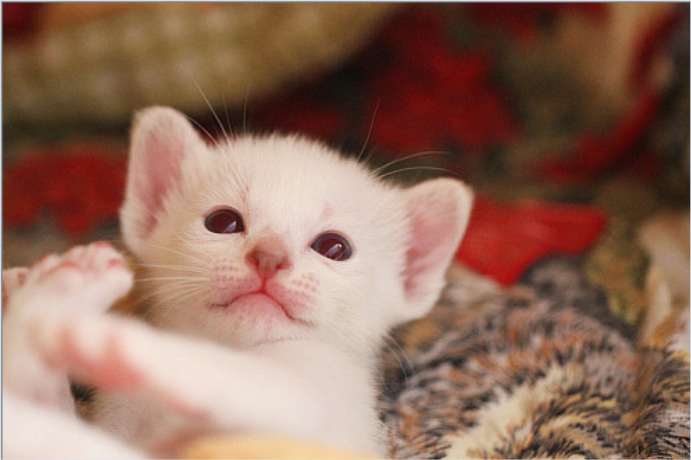
#> input picture func_tools/imges/cat.png, 691 x 460 px
$ python 'SIFT函数.py'
#> lines starting #> are read from the running program, lines starting #| are printed output that depends on the picture
### func_tools/utils.py
import cv2


# 图像展示
def cv_show(img, title):
    cv2.imshow(title, img)
    cv2.waitKey(0)
    cv2.destroyAllWindows()

### func_tools/SIFT函数.py
# SIFT函数
import cv2

from utils import cv_show

img = cv2.imread('./imges/cat.png')
#> img is the input picture: shape (460, 691, 3); mean B, G, R 92, 108.7, 144.9
gray = cv2.cvtColor(img, cv2.COLOR_BGR2GRAY)
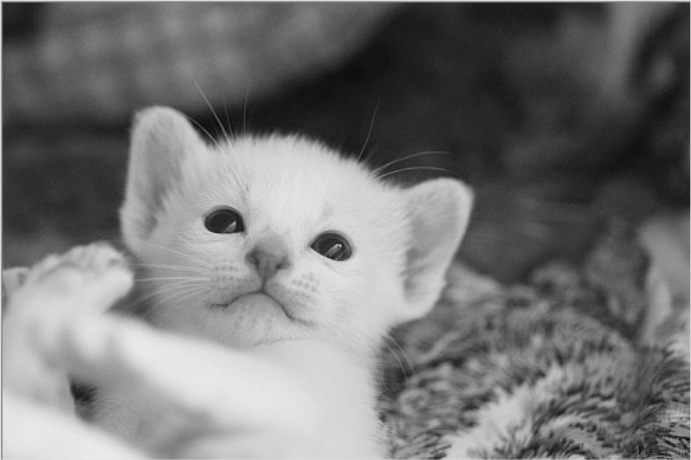
#> gray: shape (460, 691); min 9, max 236, mean 117.6
sift = cv2.SIFT.create()
kp = sift.detect(gray, None)
#> kp = 533 keypoints; strongest (x, y, size): (331, 245, 22.1), (224, 220, 20.9), (295, 182, 63.8), (340, 245, 1.8)
img = cv2.drawKeypoints(gray, kp, img)
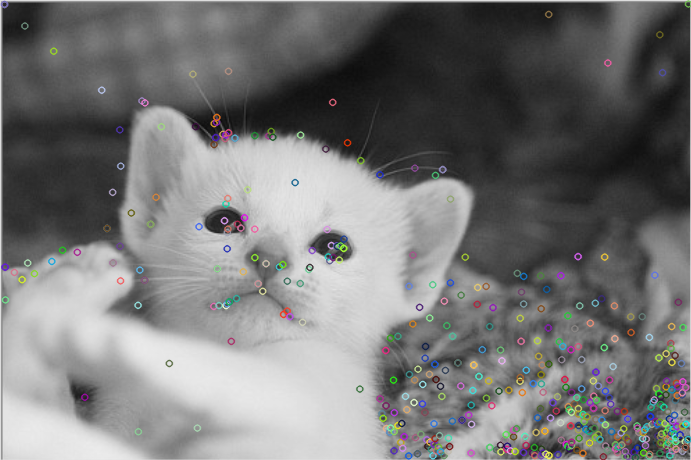
#> img: shape (460, 691, 3); mean B, G, R 118.2, 118.3, 118.3
cv_show(img, 'img')
# 关键点和特征向量
kp, des = sift.compute(gray, kp)
